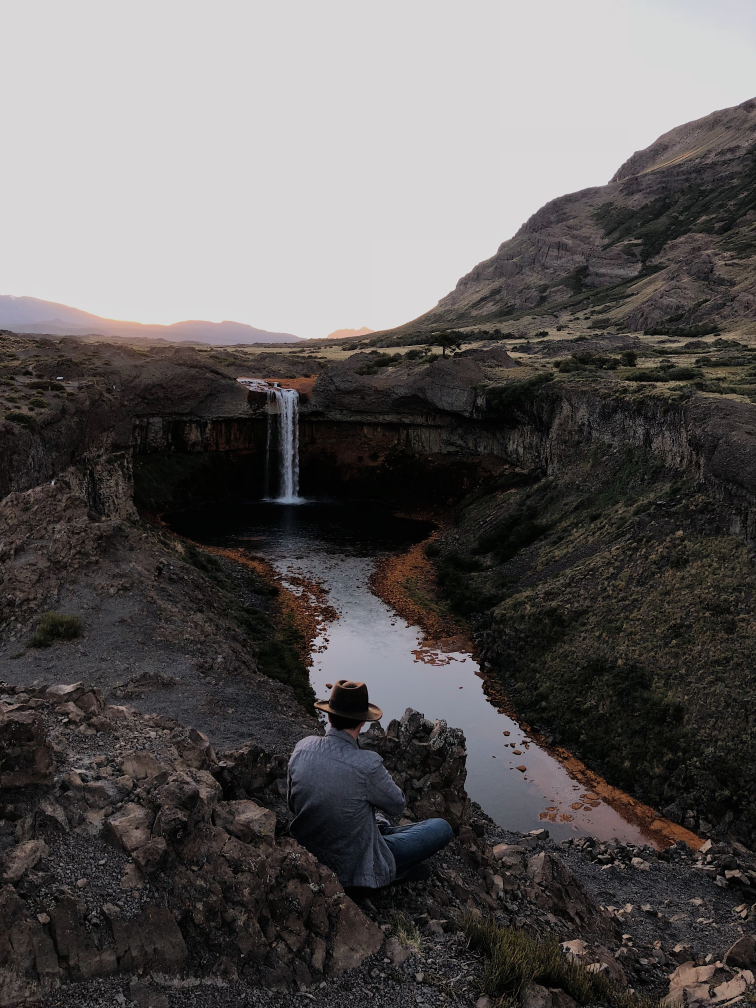
#> input picture computer_vision/img.jpg, 3024 x 4032 px (shown at 1/4 size)
$ python img_proccessing.py
#> lines starting #> are read from the running program, lines starting #| are printed output that depends on the picture
import cv2

img = cv2.imread("img.jpg", 0)
#> img: shape (4032, 3024); min 0, max 239, mean 90.7

print(img)
#> (printed output is left out)
print(img.shape)
#| (4032, 3024)
print(img.ndim)
#| 2

resized_img = cv2.resize(img,(int(img.shape[1]/5),int(img.shape[0]/5)))
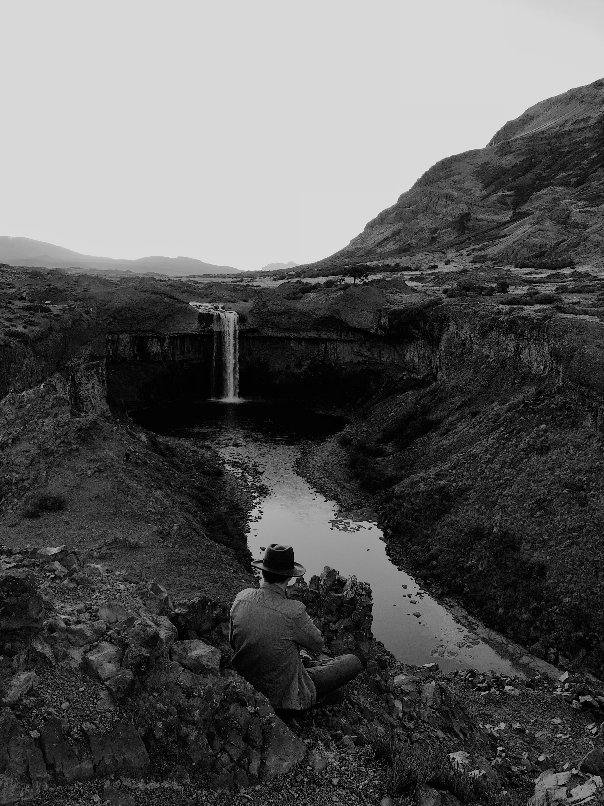
#> resized_img: shape (806, 604); min 0, max 224, mean 90.6
cv2.imshow("water", resized_img)
cv2.imwrite("newImg.jpg",resized_img )
cv2.waitKey(0)
cv2.destroyAllWindows()
